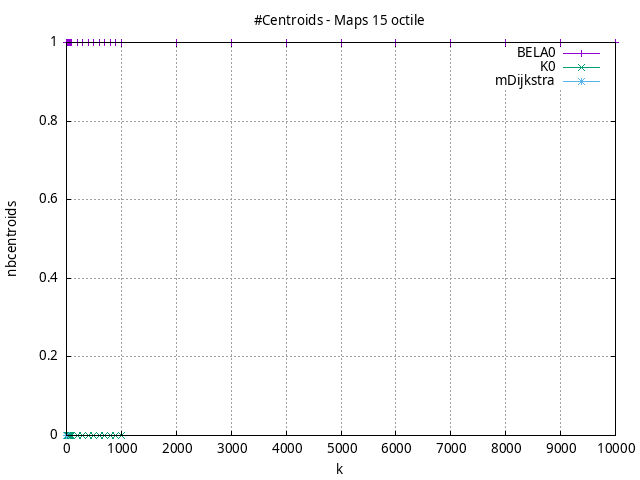

The script that saved this image:
#!/usr/bin/gnuplot
# -*- coding: utf-8 -*-
#
# results/maps/octile/15/random512-15.brute-force.octile.nbcentroids.gnuplot
#
# Started on 04/03/2024 23:08:35
# Author: Carlos Linares López
set grid
set xlabel "k"
set ylabel "nbcentroids"

set title "#Centroids - Maps 15 octile"

set terminal png enhanced font "Ariel,10"
set output 'random512-15.brute-force.octile.nbcentroids.png'

plot "-" title "BELA0"      with linesp, "-" title "K0"      with linesp, "-" title "mDijkstra"      with linesp

	1 1.0
	2 1.0
	3 1.0
	4 1.0
	5 1.0
	6 1.0
	7 1.0
	8 1.0
	9 1.0
	10 1.0
	20 1.0
	30 1.0
	40 1.0
	50 1.0
	60 1.0
	70 1.0
	80 1.0
	90 1.0
	100 1.0
	200 1.0
	300 1.0
	400 1.0
	500 1.0
	600 1.0
	700 1.0
	800 1.0
	900 1.0
	1000 1.0
	2000 1.0
	3000 1.0
	4000 1.0
	5000 1.0
	6000 1.0
	7000 1.0
	8000 1.0
	9000 1.0
	10000 1.0
end
	1 0.0
	2 0.0
	3 0.0
	4 0.0
	5 0.0
	6 0.0
	7 0.0
	8 0.0
	9 0.0
	10 0.0
	20 0.0
	30 0.0
	40 0.0
	50 0.0
	60 0.0
	70 0.0
	80 0.0
	90 0.0
	100 0.0
	200 0.0
	300 0.0
	400 0.0
	500 0.0
	600 0.0
	700 0.0
	800 0.0
	900 0.0
	1000 0.0
end
	1 0.0
	2 0.0
	3 0.0
	4 0.0
end
